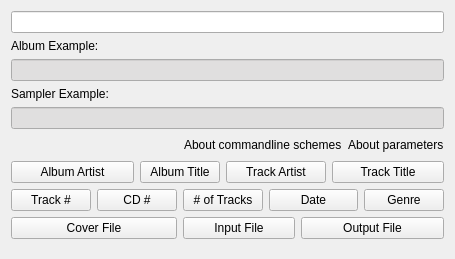
<?xml version="1.0" encoding="UTF-8"?>
<ui version="4.0">
 <class>CommandWizardWidgetUI</class>
 <widget class="QWidget" name="CommandWizardWidgetUI">
  <property name="geometry">
   <rect>
    <x>0</x>
    <y>0</y>
    <width>455</width>
    <height>259</height>
   </rect>
  </property>
  <layout class="QGridLayout" name="gridLayout">
   <item row="0" column="0" colspan="9">
    <widget class="KLineEdit" name="klineedit_command"/>
   </item>
   <item row="1" column="0" colspan="2">
    <widget class="QLabel" name="label_album_example">
     <property name="maximumSize">
      <size>
       <width>16777215</width>
       <height>21</height>
      </size>
     </property>
     <property name="text">
      <string>Album Example:</string>
     </property>
     <property name="buddy">
      <cstring>klineedit_album_example</cstring>
     </property>
    </widget>
   </item>
   <item row="2" column="0" colspan="9">
    <widget class="KLineEdit" name="klineedit_album_example">
     <property name="enabled">
      <bool>true</bool>
     </property>
     <property name="palette">
      <palette>
       <active>
        <colorrole role="Base">
         <brush brushstyle="SolidPattern">
          <color alpha="255">
           <red>224</red>
           <green>223</green>
           <blue>223</blue>
          </color>
         </brush>
        </colorrole>
        <colorrole role="Highlight">
         <brush brushstyle="SolidPattern">
          <color alpha="255">
           <red>65</red>
           <green>139</green>
           <blue>212</blue>
          </color>
         </brush>
        </colorrole>
        <colorrole role="HighlightedText">
         <brush brushstyle="SolidPattern">
          <color alpha="255">
           <red>255</red>
           <green>255</green>
           <blue>255</blue>
          </color>
         </brush>
        </colorrole>
       </active>
       <inactive>
        <colorrole role="Base">
         <brush brushstyle="SolidPattern">
          <color alpha="255">
           <red>224</red>
           <green>223</green>
           <blue>223</blue>
          </color>
         </brush>
        </colorrole>
        <colorrole role="Highlight">
         <brush brushstyle="SolidPattern">
          <color alpha="255">
           <red>65</red>
           <green>139</green>
           <blue>212</blue>
          </color>
         </brush>
        </colorrole>
        <colorrole role="HighlightedText">
         <brush brushstyle="SolidPattern">
          <color alpha="255">
           <red>255</red>
           <green>255</green>
           <blue>255</blue>
          </color>
         </brush>
        </colorrole>
       </inactive>
       <disabled>
        <colorrole role="Base">
         <brush brushstyle="SolidPattern">
          <color alpha="255">
           <red>244</red>
           <green>244</green>
           <blue>244</blue>
          </color>
         </brush>
        </colorrole>
        <colorrole role="Highlight">
         <brush brushstyle="SolidPattern">
          <color alpha="255">
           <red>65</red>
           <green>139</green>
           <blue>212</blue>
          </color>
         </brush>
        </colorrole>
        <colorrole role="HighlightedText">
         <brush brushstyle="SolidPattern">
          <color alpha="255">
           <red>255</red>
           <green>255</green>
           <blue>255</blue>
          </color>
         </brush>
        </colorrole>
       </disabled>
      </palette>
     </property>
     <property name="readOnly">
      <bool>true</bool>
     </property>
    </widget>
   </item>
   <item row="3" column="0" colspan="2">
    <widget class="QLabel" name="label_sampler_example">
     <property name="maximumSize">
      <size>
       <width>16777215</width>
       <height>21</height>
      </size>
     </property>
     <property name="text">
      <string>Sampler Example:</string>
     </property>
     <property name="buddy">
      <cstring>klineedit_sampler_example</cstring>
     </property>
    </widget>
   </item>
   <item row="4" column="0" colspan="9">
    <widget class="KLineEdit" name="klineedit_sampler_example">
     <property name="enabled">
      <bool>true</bool>
     </property>
     <property name="palette">
      <palette>
       <active>
        <colorrole role="Base">
         <brush brushstyle="SolidPattern">
          <color alpha="255">
           <red>224</red>
           <green>223</green>
           <blue>223</blue>
          </color>
         </brush>
        </colorrole>
        <colorrole role="Highlight">
         <brush brushstyle="SolidPattern">
          <color alpha="255">
           <red>65</red>
           <green>139</green>
           <blue>212</blue>
          </color>
         </brush>
        </colorrole>
        <colorrole role="HighlightedText">
         <brush brushstyle="SolidPattern">
          <color alpha="255">
           <red>255</red>
           <green>255</green>
           <blue>255</blue>
          </color>
         </brush>
        </colorrole>
       </active>
       <inactive>
        <colorrole role="Base">
         <brush brushstyle="SolidPattern">
          <color alpha="255">
           <red>224</red>
           <green>223</green>
           <blue>223</blue>
          </color>
         </brush>
        </colorrole>
        <colorrole role="Highlight">
         <brush brushstyle="SolidPattern">
          <color alpha="255">
           <red>65</red>
           <green>139</green>
           <blue>212</blue>
          </color>
         </brush>
        </colorrole>
        <colorrole role="HighlightedText">
         <brush brushstyle="SolidPattern">
          <color alpha="255">
           <red>255</red>
           <green>255</green>
           <blue>255</blue>
          </color>
         </brush>
        </colorrole>
       </inactive>
       <disabled>
        <colorrole role="Base">
         <brush brushstyle="SolidPattern">
          <color alpha="255">
           <red>244</red>
           <green>244</green>
           <blue>244</blue>
          </color>
         </brush>
        </colorrole>
        <colorrole role="Highlight">
         <brush brushstyle="SolidPattern">
          <color alpha="255">
           <red>65</red>
           <green>139</green>
           <blue>212</blue>
          </color>
         </brush>
        </colorrole>
        <colorrole role="HighlightedText">
         <brush brushstyle="SolidPattern">
          <color alpha="255">
           <red>255</red>
           <green>255</green>
           <blue>255</blue>
          </color>
         </brush>
        </colorrole>
       </disabled>
      </palette>
     </property>
     <property name="readOnly">
      <bool>true</bool>
     </property>
    </widget>
   </item>
   <item row="5" column="0" colspan="9">
    <layout class="QHBoxLayout" name="horizontalLayout">
     <item>
      <spacer name="horizontalSpacer">
       <property name="orientation">
        <enum>Qt::Horizontal</enum>
       </property>
       <property name="sizeHint" stdset="0">
        <size>
         <width>40</width>
         <height>20</height>
        </size>
       </property>
      </spacer>
     </item>
     <item>
      <widget class="KUrlLabel" name="kurllabel_aboutcommandlineschemes">
       <property name="text">
        <string>About commandline schemes</string>
       </property>
      </widget>
     </item>
     <item>
      <widget class="KUrlLabel" name="kurllabel_aboutparameters">
       <property name="text">
        <string>About parameters</string>
       </property>
      </widget>
     </item>
    </layout>
   </item>
   <item row="6" column="0" colspan="2">
    <widget class="KPushButton" name="kpushbutton_albumartist">
     <property name="minimumSize">
      <size>
       <width>0</width>
       <height>0</height>
      </size>
     </property>
     <property name="maximumSize">
      <size>
       <width>16777215</width>
       <height>16777215</height>
      </size>
     </property>
     <property name="toolTip">
      <string/>
     </property>
     <property name="text">
      <string>Album Artist</string>
     </property>
    </widget>
   </item>
   <item row="6" column="2" colspan="2">
    <widget class="KPushButton" name="kpushbutton_albumtitle">
     <property name="minimumSize">
      <size>
       <width>0</width>
       <height>0</height>
      </size>
     </property>
     <property name="maximumSize">
      <size>
       <width>16777215</width>
       <height>16777215</height>
      </size>
     </property>
     <property name="toolTip">
      <string/>
     </property>
     <property name="text">
      <string>Album Title</string>
     </property>
    </widget>
   </item>
   <item row="6" column="4" colspan="3">
    <widget class="KPushButton" name="kpushbutton_trackartist">
     <property name="minimumSize">
      <size>
       <width>0</width>
       <height>0</height>
      </size>
     </property>
     <property name="maximumSize">
      <size>
       <width>16777215</width>
       <height>16777215</height>
      </size>
     </property>
     <property name="toolTip">
      <string/>
     </property>
     <property name="text">
      <string>Track Artist</string>
     </property>
    </widget>
   </item>
   <item row="6" column="7" colspan="2">
    <widget class="KPushButton" name="kpushbutton_tracktitle">
     <property name="minimumSize">
      <size>
       <width>0</width>
       <height>0</height>
      </size>
     </property>
     <property name="maximumSize">
      <size>
       <width>16777215</width>
       <height>16777215</height>
      </size>
     </property>
     <property name="toolTip">
      <string/>
     </property>
     <property name="text">
      <string>Track Title</string>
     </property>
    </widget>
   </item>
   <item row="7" column="0">
    <widget class="KPushButton" name="kpushbutton_trackno">
     <property name="toolTip">
      <string/>
     </property>
     <property name="text">
      <string>Track #</string>
     </property>
    </widget>
   </item>
   <item row="7" column="1" colspan="2">
    <widget class="KPushButton" name="kpushbutton_cdno">
     <property name="toolTip">
      <string/>
     </property>
     <property name="text">
      <string>CD #</string>
     </property>
    </widget>
   </item>
   <item row="7" column="3" colspan="2">
    <widget class="KPushButton" name="kpushbutton_nooftracks">
     <property name="text">
      <string># of Tracks</string>
     </property>
    </widget>
   </item>
   <item row="7" column="5" colspan="3">
    <widget class="KPushButton" name="kpushbutton_date">
     <property name="toolTip">
      <string/>
     </property>
     <property name="text">
      <string>Date</string>
     </property>
    </widget>
   </item>
   <item row="7" column="8">
    <widget class="KPushButton" name="kpushbutton_genre">
     <property name="toolTip">
      <string/>
     </property>
     <property name="text">
      <string>Genre</string>
     </property>
    </widget>
   </item>
   <item row="8" column="0" colspan="3">
    <widget class="KPushButton" name="kpushbutton_cover_file">
     <property name="toolTip">
      <string/>
     </property>
     <property name="text">
      <string>Cover File</string>
     </property>
    </widget>
   </item>
   <item row="8" column="3" colspan="3">
    <widget class="KPushButton" name="kpushbutton_input_file">
     <property name="toolTip">
      <string/>
     </property>
     <property name="text">
      <string>Input File</string>
     </property>
    </widget>
   </item>
   <item row="8" column="6" colspan="3">
    <widget class="KPushButton" name="kpushbutton_output_file">
     <property name="toolTip">
      <string/>
     </property>
     <property name="text">
      <string>Output File</string>
     </property>
    </widget>
   </item>
   <item row="9" column="3" colspan="2">
    <spacer name="verticalSpacer">
     <property name="orientation">
      <enum>Qt::Vertical</enum>
     </property>
     <property name="sizeHint" stdset="0">
      <size>
       <width>20</width>
       <height>16</height>
      </size>
     </property>
    </spacer>
   </item>
  </layout>
 </widget>
 <customwidgets>
  <customwidget>
   <class>KPushButton</class>
   <extends>QPushButton</extends>
   <header>kpushbutton.h</header>
  </customwidget>
  <customwidget>
   <class>KLineEdit</class>
   <extends>QLineEdit</extends>
   <header>klineedit.h</header>
  </customwidget>
  <customwidget>
   <class>KUrlLabel</class>
   <extends>QLabel</extends>
   <header>kurllabel.h</header>
  </customwidget>
 </customwidgets>
 <tabstops>
  <tabstop>klineedit_command</tabstop>
  <tabstop>klineedit_album_example</tabstop>
  <tabstop>klineedit_sampler_example</tabstop>
  <tabstop>kpushbutton_albumartist</tabstop>
  <tabstop>kpushbutton_albumtitle</tabstop>
  <tabstop>kpushbutton_trackartist</tabstop>
  <tabstop>kpushbutton_tracktitle</tabstop>
  <tabstop>kpushbutton_trackno</tabstop>
  <tabstop>kpushbutton_cdno</tabstop>
  <tabstop>kpushbutton_date</tabstop>
  <tabstop>kpushbutton_genre</tabstop>
  <tabstop>kpushbutton_cover_file</tabstop>
  <tabstop>kpushbutton_input_file</tabstop>
  <tabstop>kpushbutton_output_file</tabstop>
 </tabstops>
 <resources/>
 <connections/>
</ui>
